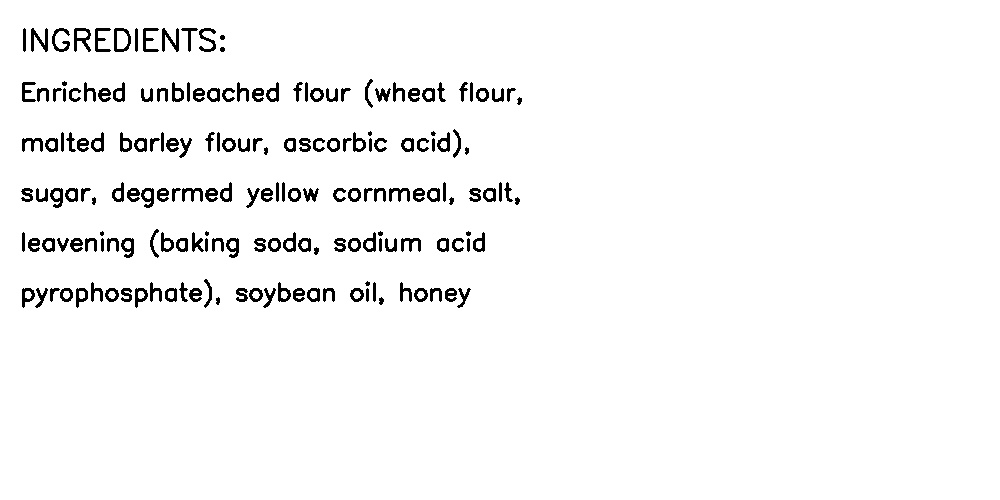
#> input picture test_multi_line.jpg, 1000 x 500 px
$ python -i image_preprocessor.py   (imports and definitions only)
#> lines starting #> are read from the running program, lines starting #| are printed output that depends on the picture
"""
Enhanced Image Preprocessing for OCR
Balanced approach: stable but effective text enhancement
"""

import cv2
import numpy as np
from PIL import Image
import io
import base64
from typing import Tuple, Dict, Optional


class OCRImagePreprocessor:
    """Enhanced image preprocessing optimized for food label OCR"""

    def __init__(self, target_min_size: int = 500, target_max_size: int = 2000,
                 use_clahe: bool = True, use_denoise: bool = False):
        """
        Initialize preprocessor

        Args:
            target_min_size: Minimum dimension (upscale if smaller)
            target_max_size: Maximum dimension (downscale if larger)
            use_clahe: Apply CLAHE contrast enhancement (recommended)
            use_denoise: Apply bilateral denoising (slower, for very noisy images)
        """
        self.target_min_size = target_min_size
        self.target_max_size = target_max_size
        self.use_clahe = use_clahe
        self.use_denoise = use_denoise

    def load_image(self, image_input) -> np.ndarray:
        """
        Load image from various input formats

        Args:
            image_input: File path, numpy array, base64, or PIL Image

        Returns:
            numpy array in BGR format
        """
        if isinstance(image_input, str) and (image_input.startswith('/') or
                                              image_input.startswith('\\') or
                                              ':' in image_input[:2]):
            # File path
            img = cv2.imread(image_input)
            if img is None:
                raise ValueError(f"Cannot read image from {image_input}")
            return img

        elif isinstance(image_input, str):
            # Base64 string or short string
            try:
                if ',' in image_input:
                    image_input = image_input.split(',')[1]
                image_bytes = base64.b64decode(image_input)
                image = Image.open(io.BytesIO(image_bytes))
                if image.mode == 'RGBA':
                    image = image.convert('RGB')
                return cv2.cvtColor(np.array(image), cv2.COLOR_RGB2BGR)
            except Exception as e:
                raise ValueError(f"Cannot decode image: {e}")

        elif isinstance(image_input, Image.Image):
            # PIL Image
            if image_input.mode == 'RGBA':
                image_input = image_input.convert('RGB')
            return cv2.cvtColor(np.array(image_input), cv2.COLOR_RGB2BGR)

        elif isinstance(image_input, np.ndarray):
            # Numpy array (assume BGR)
            if len(image_input.shape) == 3 and image_input.shape[2] == 3:
                return image_input.copy()
            elif len(image_input.shape) == 3 and image_input.shape[2] == 4:
                # RGBA to BGR
                return cv2.cvtColor(image_input, cv2.COLOR_RGBA2BGR)
            else:
                raise ValueError(f"Invalid image array shape: {image_input.shape}")

        else:
            raise ValueError(f"Unsupported image input type: {type(image_input)}")

    def resize_image(self, image: np.ndarray, target_min: int, target_max: int) -> Tuple[np.ndarray, Dict]:
        """
        Resize image to optimal size for OCR

        Args:
            image: Input BGR image
            target_min: Minimum dimension threshold
            target_max: Maximum dimension threshold

        Returns:
            Tuple of (resized_image, resize_info)
        """
        height, width = image.shape[:2]
        original_size = (width, height)

        scaling_info = {
            'original_size': original_size,
            'target_min': target_min,
            'target_max': target_max,
            'scaling_applied': False,
            'scale_factor': 1.0,
            'final_size': original_size
        }

        # Upscale if too small
        if height < target_min or width < target_min:
            scale_factor = max(target_min / height, target_min / width)
            new_width = int(width * scale_factor)
            new_height = int(height * scale_factor)
            image = cv2.resize(image, (new_width, new_height), interpolation=cv2.INTER_CUBIC)
            scaling_info['scale_factor'] = scale_factor
            scaling_info['scaling_applied'] = True
            scaling_info['final_size'] = (new_width, new_height)
            print(f"[PREPROCESS] Upscaled: {original_size} → {(new_width, new_height)}")
            height, width = image.shape[:2]

        # Downscale if too large
        if height > target_max or width > target_max:
            scale_factor = target_max / max(height, width)
            new_width = int(width * scale_factor)
            new_height = int(height * scale_factor)
            image = cv2.resize(image, (new_width, new_height), interpolation=cv2.INTER_AREA)
            scaling_info['scale_factor'] = scale_factor
            scaling_info['scaling_applied'] = True
            scaling_info['final_size'] = (new_width, new_height)
            print(f"[PREPROCESS] Downscaled: {original_size} → {(new_width, new_height)}")

        return image, scaling_info

    def enhance_contrast_clahe(self, image: np.ndarray, clip_limit: float = 2.0,
                                tile_size: int = 8) -> np.ndarray:
        """
        Apply CLAHE (Contrast Limited Adaptive Histogram Equalization)
        Improves local contrast without creating artifacts

        Args:
            image: Input BGR image
            clip_limit: Contrast limit (1.0-4.0 recommended)
            tile_size: Tile grid size (typical: 8-16)

        Returns:
            Enhanced BGR image
        """
        try:
            # Convert to LAB color space (better for enhancement)
            lab = cv2.cvtColor(image, cv2.COLOR_BGR2LAB)
            l, a, b = cv2.split(lab)

            # Apply CLAHE only to L channel
            clahe = cv2.createCLAHE(clipLimit=clip_limit, tileGridSize=(tile_size, tile_size))
            l = clahe.apply(l)

            # Merge and convert back
            enhanced_lab = cv2.merge([l, a, b])
            result = cv2.cvtColor(enhanced_lab, cv2.COLOR_LAB2BGR)
            print(f"[PREPROCESS] Applied CLAHE (clip_limit={clip_limit})")
            return result
        except Exception as e:
            print(f"[PREPROCESS] CLAHE failed ({e}), skipping")
            return image

    # [18 lines left out: function denoise_bilateral, not called in this run]

    def sharpen_text(self, image: np.ndarray, kernel_size: int = 5) -> np.ndarray:
        """
        Apply sharpening to enhance text edges

        Args:
            image: Input BGR image
            kernel_size: Kernel size for morphology

        Returns:
            Sharpened BGR image
        """
        try:
            # Use morphological sharpening (more stable than unsharp mask)
            kernel = cv2.getStructuringElement(cv2.MORPH_ELLIPSE, (kernel_size, kernel_size))

            # Apply morphological close to fill small gaps
            closed = cv2.morphologyEx(image, cv2.MORPH_CLOSE, kernel, iterations=1)

            # Apply slight sharpening via kernel
            sharpening_kernel = np.array([
                [-1, -1, -1],
                [-1, 9, -1],
                [-1, -1, -1]
            ]) / 1.0

            sharpened = cv2.filter2D(closed, -1, sharpening_kernel / 9.0)
            print(f"[PREPROCESS] Applied text sharpening")
            return sharpened
        except Exception as e:
            print(f"[PREPROCESS] Sharpening failed ({e}), skipping")
            return image

    def convert_to_grayscale(self, image: np.ndarray) -> np.ndarray:
        """
        Convert BGR to grayscale for better OCR

        Args:
            image: Input BGR image

        Returns:
            Grayscale image
        """
        if len(image.shape) == 3:
            gray = cv2.cvtColor(image, cv2.COLOR_BGR2GRAY)
            print(f"[PREPROCESS] Converted to grayscale")
            return gray
        return image

    def preprocess(self, image_input) -> Tuple[np.ndarray, Dict]:
        """
        Complete preprocessing pipeline for OCR

        Args:
            image_input: Various image input formats

        Returns:
            Tuple of (preprocessed_image, preprocessing_info)
        """
        preprocessing_info = {
            'steps_applied': [],
            'dimensions': {},
            'enhancements': {}
        }

        try:
            # Step 1: Load image
            print("[PREPROCESS] ===== Starting Image Preprocessing =====")
            image = self.load_image(image_input)
            preprocessing_info['steps_applied'].append('load')
            print(f"[PREPROCESS] Loaded image: {image.shape}")

            # Step 2: Resize to optimal dimensions
            image, resize_info = self.resize_image(image, self.target_min_size, self.target_max_size)
            preprocessing_info['steps_applied'].append('resize')
            preprocessing_info['dimensions'] = resize_info

            # Step 3: Optional denoising (only if requested - slower)
            if self.use_denoise:
                image = self.denoise_bilateral(image, strength=9)
                preprocessing_info['steps_applied'].append('denoise')
                preprocessing_info['enhancements']['denoise'] = {'strength': 9}

            # Step 4: Contrast enhancement (CLAHE) - main improvement
            if self.use_clahe:
                # Try different CLAHE strengths based on image brightness
                image = self.enhance_contrast_clahe(image, clip_limit=2.0, tile_size=8)
                preprocessing_info['steps_applied'].append('clahe')
                preprocessing_info['enhancements']['clahe'] = {'clip_limit': 2.0, 'tile_size': 8}

            # Step 5: Sharpening for better text detection
            image = self.sharpen_text(image, kernel_size=5)
            preprocessing_info['steps_applied'].append('sharpen')

            # Step 6: Convert to grayscale (helps with OCR)
            image = self.convert_to_grayscale(image)
            preprocessing_info['steps_applied'].append('grayscale')

            print(f"[PREPROCESS] ✓ Complete! Final size: {image.shape}")
            print(f"[PREPROCESS] Steps applied: {' → '.join(preprocessing_info['steps_applied'])}")

            return image, preprocessing_info

        except Exception as e:
            print(f"[PREPROCESS] ✗ Preprocessing failed: {e}")
            print(f"[PREPROCESS] Falling back to minimal preprocessing")

            try:
                # Minimal fallback
                image = self.load_image(image_input)
                image, _ = self.resize_image(image, self.target_min_size, self.target_max_size)
                image = self.convert_to_grayscale(image)
                preprocessing_info['fallback_used'] = True
                preprocessing_info['steps_applied'] = ['load', 'resize', 'grayscale']
                return image, preprocessing_info
            except Exception as fallback_error:
                raise RuntimeError(f"Even fallback preprocessing failed: {fallback_error}")


class AdaptiveLineThresholdCalculator:
    """Calculate adaptive y_threshold for text line merging based on image characteristics"""

    # [48 lines left out: functions calculate_threshold, get_recommended_settings, not called in this run]


# Example usage
# [6 lines not run here, left out]

>>> import cv2
>>> picture = cv2.cvtColor(cv2.imread('test_multi_line.jpg'), cv2.COLOR_BGR2RGB)
#> picture is the input picture: shape (500, 1000, 3); min 0, max 255, mean 246.2
>>> result = OCRImagePreprocessor().preprocess(picture)
#| [PREPROCESS] Loaded image: (500, 1000, 3)
#> in preprocess, `image, resize_info = self.resize_image(image, self.target_min_size, se..`: resize_info = {'original_size': (1000, 500), 'target_min': 500, 'target_max': 2000, 'scaling_applied': False, 'scale_factor': 1, 'final_size': (1000, 500)}
#> in enhance_contrast_clahe, `lab = cv2.cvtColor(image, cv2.COLOR_BGR2LAB)`: lab: shape (500, 1000, 3); mean of channels 0, 1, 2 246.2, 128, 128
#> in enhance_contrast_clahe, `l, a, b = cv2.split(lab)`: a: shape (500, 1000); every value is 128
#> in enhance_contrast_clahe, `enhanced_lab = cv2.merge([l, a, b])`: enhanced_lab: shape (500, 1000, 3); mean of channels 0, 1, 2 246.3, 128, 128
#> in sharpen_text, `closed = cv2.morphologyEx(image, cv2.MORPH_CLOSE, kernel, iterations=1)`:
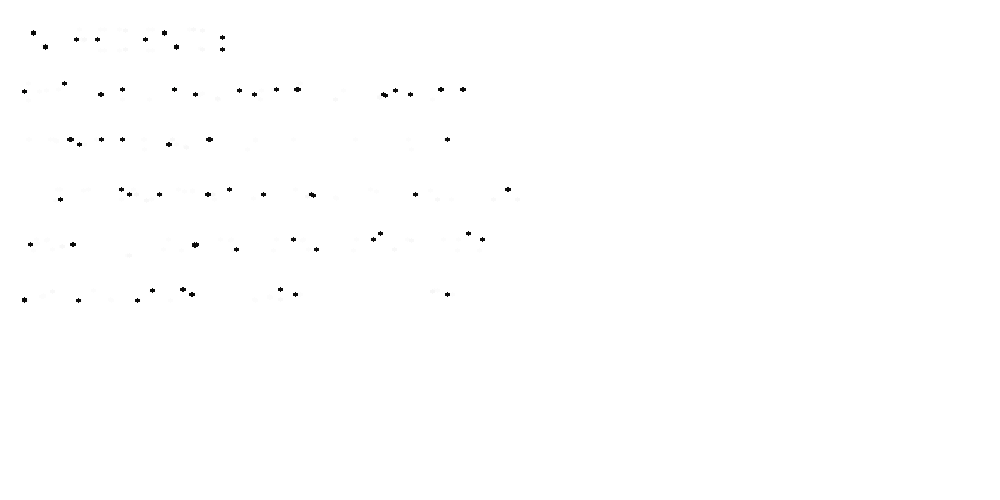
#> closed: shape (500, 1000, 3); mean R, G, B 254.4, 254.4, 254.4
#> in sharpen_text, `sharpened = cv2.filter2D(closed, -1, sharpening_kernel / 9.0)`:
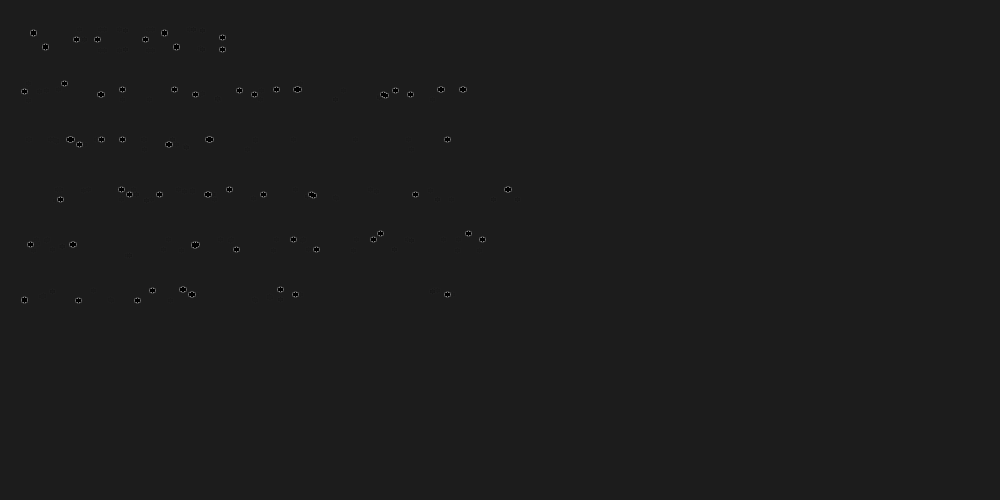
#> sharpened: shape (500, 1000, 3); mean R, G, B 28.1, 28.1, 28.1
#| [PREPROCESS] ✓ Complete! Final size: (500, 1000)
#| [PREPROCESS] Steps applied: load → resize → clahe → sharpen → grayscale

$ run again, on test_text_image.jpg
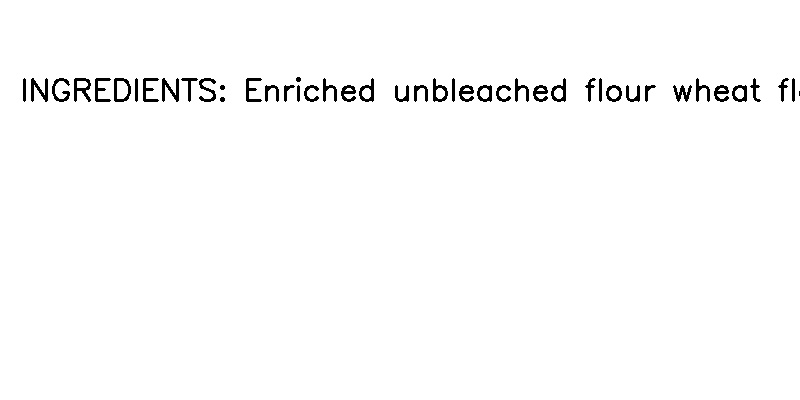
#> input picture test_text_image.jpg, 800 x 400 px
#> picture is the input picture: shape (400, 800, 3); min 0, max 255, mean 250.7
#| [PREPROCESS] Loaded image: (400, 800, 3)
#| [PREPROCESS] Upscaled: (800, 400) → (1000, 500)
#> resize_info = {'original_size': (800, 400), 'target_min': 500, 'target_max': 2000, 'scaling_applied': True, 'scale_factor': 1.25, 'final_size': (1000, 500)}
#> lab: shape (500, 1000, 3); mean of channels 0, 1, 2 250.8, 128, 128
#> a: shape (500, 1000); every value is 128
#> enhanced_lab: shape (500, 1000, 3); mean of channels 0, 1, 2 250.7, 128, 128
#> in sharpen_text, `closed = cv2.morphologyEx(image, cv2.MORPH_CLOSE, kernel, iterations=1)`:
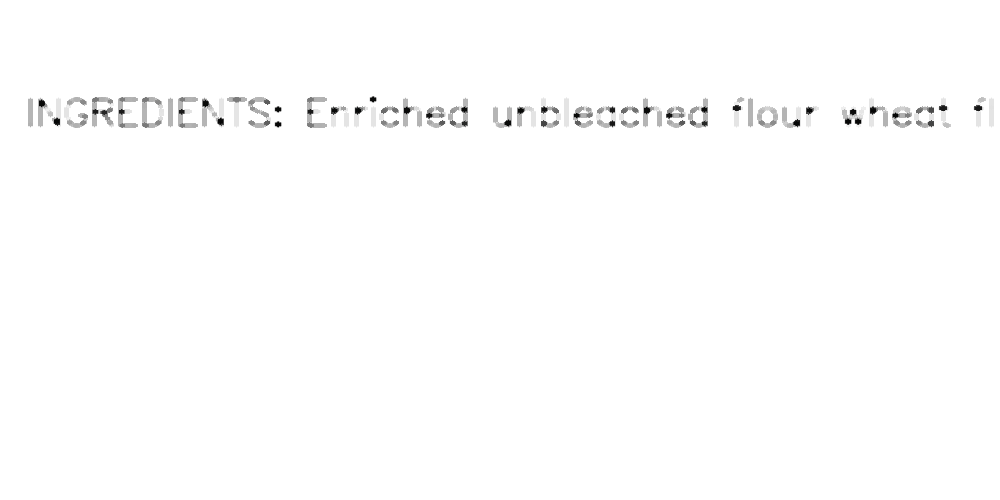
#> closed: shape (500, 1000, 3); mean B, G, R 253.2, 253.2, 253.2
#| [PREPROCESS] ✓ Complete! Final size: (500, 1000)
#| [PREPROCESS] Steps applied: load → resize → clahe → sharpen → grayscale
